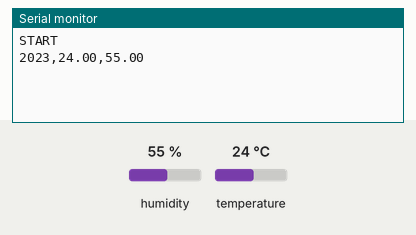
Bench run of a sketch on a simulated Arduino Uno, built with avr-gcc and run on an emulated ATmega328P. Shown: the last lines printed to the serial monitor. Inputs (shaded band) come from the test bench; at power-on: humidity 55 %, temperature 24 °C.

Above: at 3.2 s.
3.3 s: humidity set to 22 %
At 4.8 s:
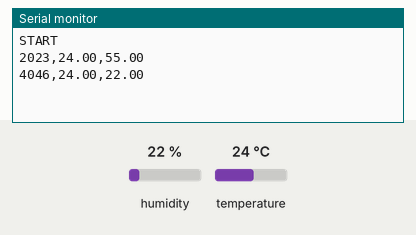
6.0 s: temperature set to 12 °C
At 7.2 s:
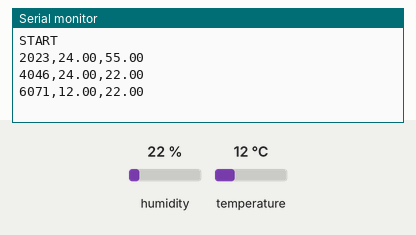
8.7 s: humidity set to 40 %
At 10.8 s:
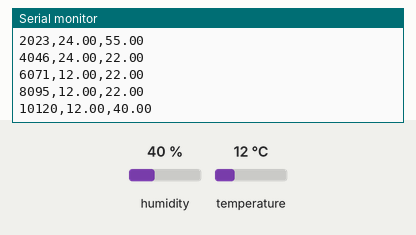
Timing chart, 0 to 12.3 s (numbered marks = the images above; inputs shaded):
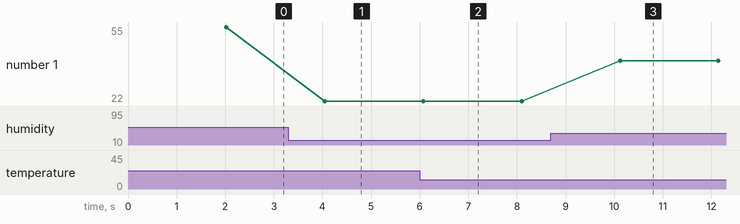

The sketch:

DHT_data.ino
```cpp
// DHT11_Logger.ino
// Reads temperature + humidity from DHT11 and sends data to Python via Serial

#include <DHT.h>

#define DHTPIN 2          // DHT11 data pin
#define DHTTYPE DHT11     // Sensor type
#define BAUDRATE 9600

DHT dht(DHTPIN, DHTTYPE);

void setup() {
  Serial.begin(BAUDRATE);
  dht.begin();
  delay(2000);

  Serial.println("START");   // signals Python that Arduino started
}

void loop() {
  float humidity = dht.readHumidity();
  float temperature = dht.readTemperature();  // in Celsius
  unsigned long ms = millis();                // timestamp

  if (isnan(humidity) || isnan(temperature)) {
    Serial.println("ERROR,NaN,NaN");
    return;
  }

  // Format → millis,temperature,humidity
  // Example → 2000,26.5,58.2
  Serial.print(ms);
  Serial.print(",");
  Serial.print(temperature, 2);
  Serial.print(",");
  Serial.println(humidity, 2);

  delay(2000);   // 2-second interval
}
```

Measured:
- after the input at 3.3 s, the serial monitor: prints a new line after 0.75 s (image 1)
- after the input at 6.0 s, the serial monitor: prints a new line after 0.07 s (image 2)
- after the input at 8.7 s, the serial monitor: prints a new line after 1.4 s (image 3)
- plotted number 1: 55 → 22 after the input at 3.3 s, 22 → 40 after the input at 8.7 s
